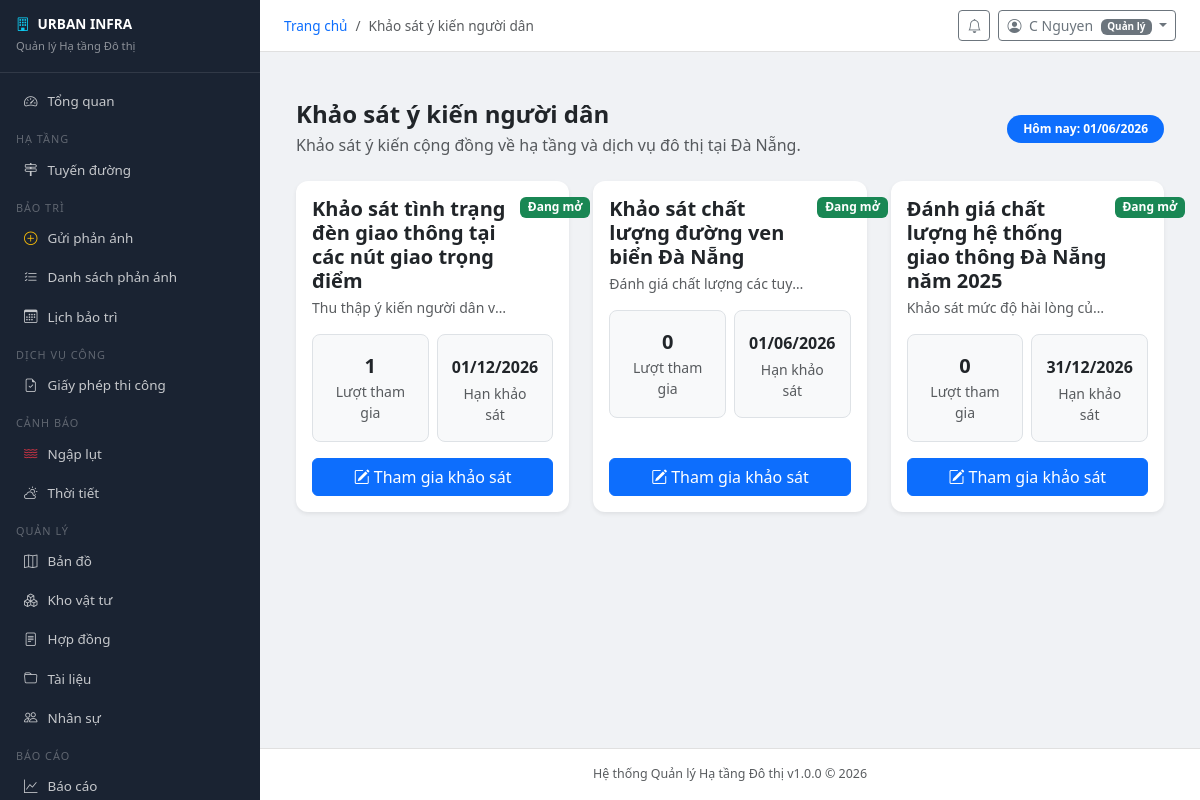
Screenshot of /surveys/ (signed in) with the database file from the repository.
### accounts/models.py (models this page shows, shortened)
class User(AbstractUser):
    ROLE_CHOICES = [
        ('admin', 'Quản trị viên hệ thống'),
        ('manager', 'Quản lý'),
        ('staff', 'Cán bộ kỹ thuật'),
        ('inspector', 'Kiểm định viên'),
        ('citizen', 'Người dân'),
    ]
    role = models.CharField('Vai trò', max_length=20, choices=ROLE_CHOICES, default='citizen')
    phone = models.CharField('Số điện thoại', max_length=15, blank=True)
    avatar = models.ImageField('Ảnh đại diện', upload_to='avatars/', blank=True, null=True)
    address = models.TextField('Địa chỉ', blank=True)
    district = models.CharField('Quận/Huyện', max_length=100, blank=True)
    ward = models.CharField('Phường/Xã', max_length=100, blank=True)
    is_locked = models.BooleanField('Bị khóa', default=False)
    locked_reason = models.TextField('Lý do khóa', blank=True)
    otp_secret = models.CharField(max_length=32, blank=True)
    two_factor_enabled = models.BooleanField('Xác thực 2 bước', default=False)
    created_at = models.DateTimeField('Ngày tạo', auto_now_add=True)
    updated_at = models.DateTimeField('Cập nhật', auto_now=True)
    class Meta:
        verbose_name = 'Người dùng'
        verbose_name_plural = 'Người dùng'
    @property
    def is_admin(self):
        return self.role == 'admin' or self.is_superuser
    @property
    def is_staff_member(self):
        return self.role in ('admin', 'manager', 'staff', 'inspector')

### surveys/models.py (models this page shows, shortened)
class Survey(models.Model):
    title = models.CharField("Tiêu đề khảo sát", max_length=200)
    description = models.TextField("Mô tả", blank=True)
    is_active = models.BooleanField("Đang hoạt động", default=True)
    deadline = models.DateField("Hạn khảo sát", null=True, blank=True)
    created_by = models.ForeignKey(User, on_delete=models.SET_NULL, null=True, blank=True)
    created_at = models.DateTimeField(auto_now_add=True)
    class Meta:
        verbose_name = "Khảo sát"
        verbose_name_plural = "Khảo sát"

### surveys/views.py (the view)
# urls.py: path('', views.SurveyListView.as_view(), name='list'),
class SurveyListView(LoginRequiredMixin, ListView):
    model = Survey
    template_name = "surveys/list.html"
    context_object_name = "surveys"
    def get_queryset(self):
        today = timezone.localdate()
        queryset = Survey.objects.select_related("created_by").annotate(
            response_count=Count("responses", distinct=True),
        )
        if self.request.user.is_staff:
            return queryset.order_by("-created_at")
        return queryset.filter(is_active=True).filter(Q(deadline__isnull=True) | Q(deadline__gte=today)).order_by("-created_at")
    def get_context_data(self, **kwargs):
        context = super().get_context_data(**kwargs)
        survey_ids = [survey.id for survey in context["surveys"]]
        responded_ids = set()
        if self.request.user.is_authenticated and survey_ids:
            responded_ids = set(
                SurveyResponse.objects.filter(
                    survey_id__in=survey_ids,
                    respondent=self.request.user,
                ).values_list("survey_id", flat=True)
            )
        context["responded_ids"] = responded_ids
        context["page_title"] = "Quản lý khảo sát" if self.request.user.is_staff else "Khảo sát ý kiến người dân"
        context["today"] = timezone.localdate()
        return context

### urban_infra/context_processors.py (called while the page is built)
def global_context(request):
    context = {
        'SYSTEM_NAME': settings.SYSTEM_NAME,
        'SYSTEM_SHORT_NAME': settings.SYSTEM_SHORT_NAME,
        'SYSTEM_VERSION': settings.SYSTEM_VERSION,
    }
    if request.user.is_authenticated:
        from notifications.models import Notification
        context['unread_count'] = Notification.objects.filter(
            recipient=request.user, is_read=False
        ).count()
    return context

### surveys/templates/surveys/list.html (shortened to what this page needs)
{% extends "base.html" %}
{% block content %}
    <div class="container py-3 py-lg-4">
        <div class="d-flex flex-wrap justify-content-between align-items-center gap-3 mb-4">
            <div>
                <h4 class="fw-bold mb-1">{{ page_title|default:"Danh sách Khảo sát" }}</h4>
                <p class="text-muted mb-0">Khảo sát ý kiến cộng đồng về hạ tầng và dịch vụ đô thị tại Đà Nẵng.</p>
            </div>
            <div class="d-flex flex-wrap gap-2 align-items-center">
                <span class="badge bg-primary rounded-pill px-3 py-2">Hôm nay: {{ today|date:"d/m/Y" }}</span>
            </div>
        </div>
        <div class="row g-4">
            {% for survey in surveys %}
                <div class="col-12 col-md-6 col-xl-4">
                    <div class="card h-100 shadow-sm border-0">
                        <div class="card-body d-flex flex-column">
                            <div class="d-flex justify-content-between align-items-start gap-2 mb-3">
                                <div>
                                    <h5 class="card-title fw-bold mb-1">{{ survey.title }}</h5>
                                    <p class="text-muted small mb-0 text-truncate" style="max-width: 200px">
                                        {% if survey.description %}
                                            <span>{{ survey.description }}</span>
                                        {% else %}
                                            <span>Khảo sát ý kiến người dân tại Đà Nẵng.</span>
                                        {% endif %}
                                    </p>
                                </div>
                                {% if not survey.is_active %}
                                    <span class="badge bg-secondary">Đã đóng</span>
                                {% elif survey.deadline and survey.deadline < today %}
                                    <span class="badge bg-danger">Hết hạn</span>
                                {% else %}
                                    <span class="badge bg-success">Đang mở</span>
                                {% endif %}
                            </div>
                            <div class="row g-2 text-center mb-3">
                                <div class="col-6">
                                    <div class="bg-light rounded-3 p-3 h-100 border">
                                        <div class="fw-bold fs-5">{{ survey.response_count|default:0 }}</div>
                                        <div class="small text-muted">Lượt tham gia</div>
                                    </div>
                                </div>
                                <div class="col-6">
                                    <div class="bg-light rounded-3 p-3 h-100 border">
                                        <div class="fw-bold fs-6 mt-1 d-inline-flex justify-content-center w-100">
                                            {% if survey.deadline %}
                                                <span>{{ survey.deadline|date:"d/m/Y" }}</span>
                                            {% else %}
                                                <span>Không giới hạn</span>
                                            {% endif %}
                                        </div>
                                        <div class="small text-muted mt-1">Hạn khảo sát</div>
                                    </div>
                                </div>
                            </div>
                            <div class="mt-auto d-flex flex-wrap gap-2">
                                {% if request.user.is_staff %}
                                    <a href="{% url 'surveys:respond' survey.pk %}"
                                       class="btn btn-primary flex-grow-1">
                                        <i class="bi bi-search me-1"></i>Xem kết quả chi tiết
                                    </a>
                                {% elif survey.id in responded_ids %}
                                    <a href="{% url 'surveys:respond' survey.pk %}"
                                       class="btn btn-outline-success flex-grow-1">
                                        <i class="bi bi-check-circle me-1"></i>Đã tham gia (Xem kết quả)
                                    </a>
                                {% else %}
                                    <a href="{% url 'surveys:respond' survey.pk %}"
                                       class="btn btn-primary flex-grow-1">
                                        <i class="bi bi-pencil-square me-1"></i>Tham gia khảo sát
                                    </a>
                                {% endif %}
                            </div>
                        </div>
                    </div>
                </div>
            {% endfor %}
        </div>
    </div>
{% endblock %}

### templates/base.html (shortened to what this page needs)
<!DOCTYPE html>
<html lang="vi">
<head>
<link rel="stylesheet" href="https://cdnjs.cloudflare.com/ajax/libs/bootstrap/5.3.2/css/bootstrap.min.css">
<link rel="stylesheet" href="https://cdnjs.cloudflare.com/ajax/libs/bootstrap-icons/1.11.3/font/bootstrap-icons.min.css">
</head>
<body>
{% if user.is_authenticated %}
<div class="sidebar" id="sidebar">
  <div class="brand">
    <h6><i class="bi bi-building me-2 text-info"></i>{{ SYSTEM_SHORT_NAME }}</h6>
    <small>Quản lý Hạ tầng Đô thị</small>
  </div>
  <nav class="py-2">
    <a href="{% url 'dashboard' %}" class="nav-link"><i class="bi bi-speedometer2"></i>Tổng quan</a>
    <div class="nav-section">Hạ tầng</div>
    <a href="{% url 'infrastructure:road_list' %}" class="nav-link"><i class="bi bi-signpost-2"></i>Tuyến đường</a>
    <div class="nav-section">Bảo trì</div>
    <a href="{% url 'maintenance:request_create' %}" class="nav-link"><i class="bi bi-plus-circle text-warning"></i>Gửi phản ánh</a>
    <a href="{% url 'maintenance:request_list' %}" class="nav-link"><i class="bi bi-list-check"></i>Danh sách phản ánh</a>
    <a href="{% url 'maintenance:schedule_list' %}" class="nav-link"><i class="bi bi-calendar3"></i>Lịch bảo trì</a>
    <div class="nav-section">Dịch vụ công</div>
    <a href="{% url 'permits:list' %}" class="nav-link"><i class="bi bi-file-earmark-check"></i>Giấy phép thi công</a>
    <div class="nav-section">Cảnh báo</div>
    <a href="{% url 'flood:alert_list' %}" class="nav-link"><i class="bi bi-water text-danger"></i>Ngập lụt</a>
    <a href="{% url 'weather:current' %}" class="nav-link"><i class="bi bi-cloud-sun"></i>Thời tiết</a>
    <div class="nav-section">Quản lý</div>
    <a href="{% url 'maps:map' %}" class="nav-link"><i class="bi bi-map"></i>Bản đồ</a>
    <a href="{% url 'inventory:material_list' %}" class="nav-link"><i class="bi bi-boxes"></i>Kho vật tư</a>
    <a href="{% url 'contracts:contract_list' %}" class="nav-link"><i class="bi bi-file-text"></i>Hợp đồng</a>
    <a href="{% url 'documents:list' %}" class="nav-link"><i class="bi bi-folder"></i>Tài liệu</a>
    {% if user.is_staff_member %}
    <a href="{% url 'hr:employee_list' %}" class="nav-link"><i class="bi bi-people"></i>Nhân sự</a>
    {% endif %}
    <div class="nav-section">Báo cáo</div>
    <a href="{% url 'reports:summary' %}" class="nav-link"><i class="bi bi-graph-up"></i>Báo cáo</a>
  </nav>
</div>
<div class="main-content">
  <div class="topbar">
    <div class="d-flex align-items-center gap-3">
      <nav>
        <ol class="breadcrumb mb-0" style="font-size:.85rem">
          <li class="breadcrumb-item"><a href="/" class="text-decoration-none">Trang chủ</a></li>
          {% if page_title %}<li class="breadcrumb-item active">{{ page_title }}</li>{% endif %}
        </ol>
      </nav>
    </div>
    <div class="d-flex align-items-center gap-2">
      <a href="{% url 'notifications:list' %}" class="btn btn-sm btn-outline-secondary position-relative">
        <i class="bi bi-bell"></i>
      </a>
      <div class="dropdown">
        <button class="btn btn-sm btn-outline-secondary dropdown-toggle" data-bs-toggle="dropdown">
          <i class="bi bi-person-circle me-1"></i>
          {{ user.get_full_name|default:user.username }}
          <span class="badge bg-secondary ms-1" style="font-size:.62rem">{{ user.get_role_display }}</span>
        </button>
      </div>
    </div>
  </div>
  <div class="content-area">
{% endif %}
{% block content %}{% endblock %}
{% if user.is_authenticated %}
  </div>
  <footer class="text-center py-3 text-muted"
          style="font-size:.78rem; border-top:1px solid #e0e0e0; background:#fff;">
    {{ SYSTEM_NAME }} v{{ SYSTEM_VERSION }} &copy; {% now "Y" %}
  </footer>
</div>
{% else %}
</div>
{% endif %}
</body>
</html>

### templates/base.html (style rules this page uses)
:root { --sidebar-width: 260px; --sidebar-bg: #1a2332; --sidebar-hover: #2c3e55; }
body { font-family: 'Segoe UI', sans-serif; background: #f0f2f5; }
.sidebar { width: var(--sidebar-width); height: 100vh; background: var(--sidebar-bg); position: fixed; top: 0; left: 0; z-index: 1000; overflow-y: auto; }
.sidebar .brand { padding: 16px; border-bottom: 1px solid rgba(255,255,255,.1); }
.sidebar .brand h6 { color: #fff; font-weight: 700; margin: 0; font-size: .85rem; }
.sidebar .brand small { color: rgba(255,255,255,.5); font-size: .7rem; }
.sidebar .nav-link { color: rgba(255,255,255,.75); padding: 9px 16px; border-radius: 6px; margin: 1px 8px; font-size: .84rem; display: flex; align-items: center; gap: 10px; text-decoration: none; }
.nav-section { color: rgba(255,255,255,.3); font-size: .68rem; text-transform: uppercase; letter-spacing: 1px; padding: 10px 16px 2px; }
.main-content { margin-left: var(--sidebar-width); min-height: 100vh; display: flex; flex-direction: column; }
.topbar { background: #fff; padding: 10px 24px; border-bottom: 1px solid #e0e0e0; display: flex; align-items: center; justify-content: space-between; position: sticky; top: 0; z-index: 100; }
.content-area { padding: 24px; flex: 1; }
.card { border: none; border-radius: 12px; box-shadow: 0 2px 8px rgba(0,0,0,.06); }

### rows the page displays
User: get_full_name "C Nguyen", role "Quản lý"
Survey: title "Khảo sát tình trạng đèn giao thông tại các nút giao trọng điểm", description "Thu thập ý kiến người dân v…", is_active "Đang mở", response_count "1", deadline "01/12/2026", shows "Tham gia khảo sát"
Survey: title "Khảo sát chất lượng đường ven biển Đà Nẵng", description "Đánh giá chất lượng các tuy…", is_active "Đang mở", response_count "0", deadline "01/06/2026", shows "Tham gia khảo sát"
Survey: title "Đánh giá chất lượng hệ thống giao thông Đà Nẵng năm 2025", description "Khảo sát mức độ hài lòng củ…", is_active "Đang mở", response_count "0", deadline "31/12/2026", shows "Tham gia khảo sát"

### other values shown
{{ SYSTEM_SHORT_NAME }} "URBAN INFRA"
{{ page_title }} "Khảo sát ý kiến người dân"
{{ page_title|default:"Danh sách Khảo sát" }} "Khảo sát ý kiến người dân"
{{ today|date:"d/m/Y" }} "01/06/2026"
{{ SYSTEM_NAME }} "Hệ thống Quản lý Hạ tầng Đô thị"
{{ SYSTEM_VERSION }} "1.0.0"
